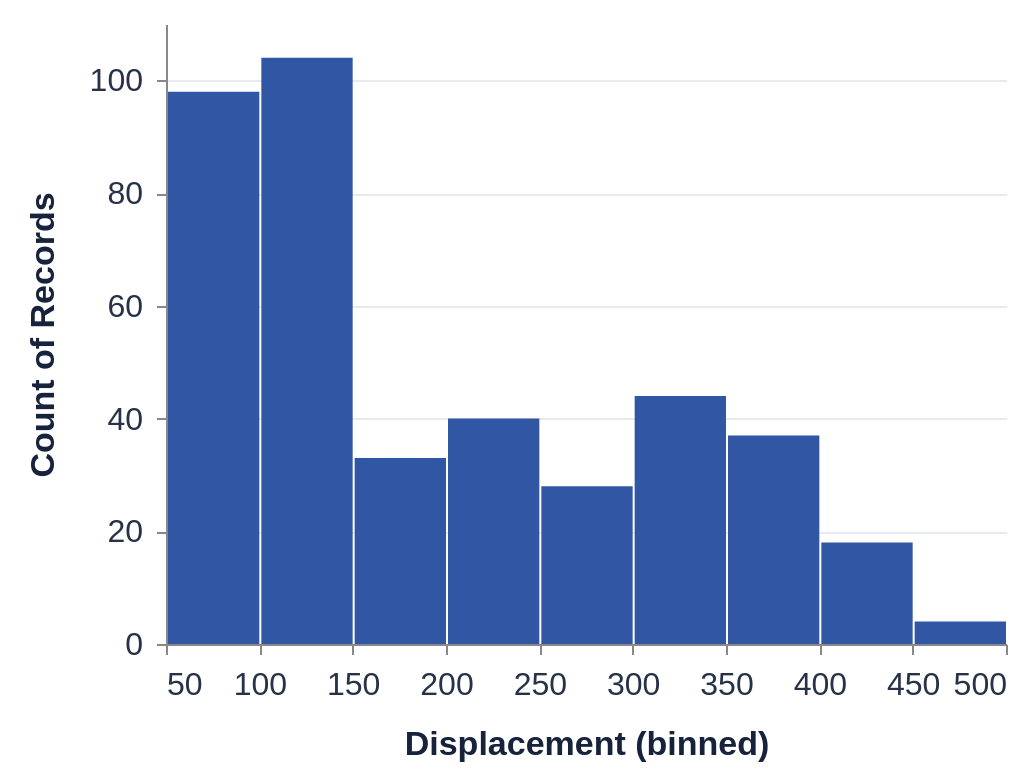

Express this chart as Vega-Lite.
### Vega-Lite specification from a JSON file in a GitHub repository (floating-point values rounded to 4 significant figures; data arrays with more than 128 entries replaced by an {"elided": "..."} marker saying what was removed)
{"$schema": "https://vega.github.io/schema/vega-lite/v6.json", "data": {"values": {"elided": "406 records"}}, "mark": "bar", "encoding": {"x": {"bin": {"step": 50}, "field": "Displacement", "type": "quantitative"}, "y": {"aggregate": "count", "type": "quantitative"}}, "width": 420, "height": 310, "padding": 12, "background": "#ffffff", "config": {"font": "Arial", "view": {"stroke": null}, "axis": {"labelFontSize": 16, "titleFontSize": 17, "titlePadding": 14, "labelPadding": 7, "gridColor": "#e7eaf0", "tickCount": 5, "labelColor": "#263248", "titleColor": "#17233c"}, "legend": {"orient": "top", "labelFontSize": 15, "titleFontSize": 16, "padding": 8, "symbolSize": 70}, "mark": {"color": "#3157a4"}, "point": {"size": 45, "strokeWidth": 1.4}, "circle": {"size": 38}, "line": {"strokeWidth": 2.5}, "range": {"category": ["#3157a4", "#c9455a", "#258276"]}}}
